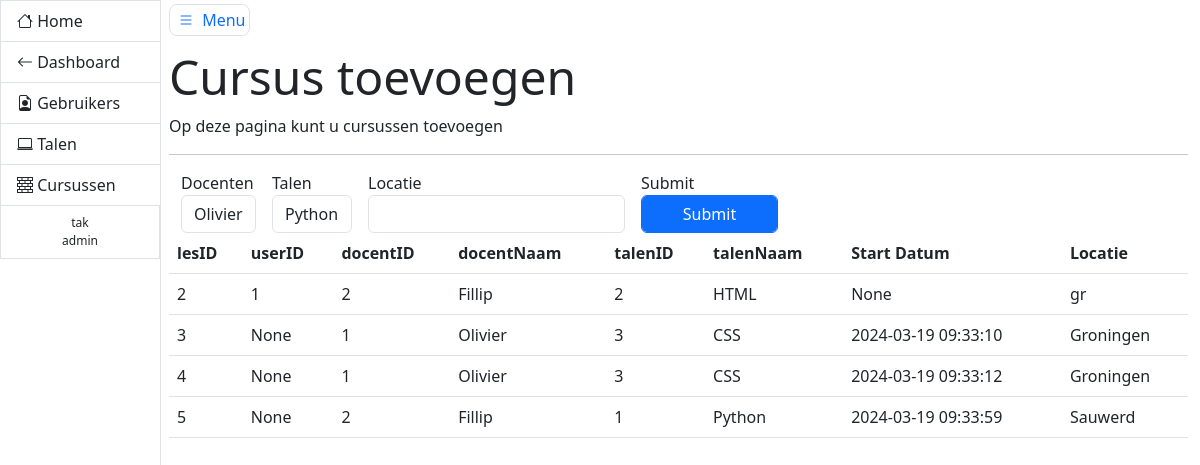
Page /admin/add/ (signed in) on the earlier database version.
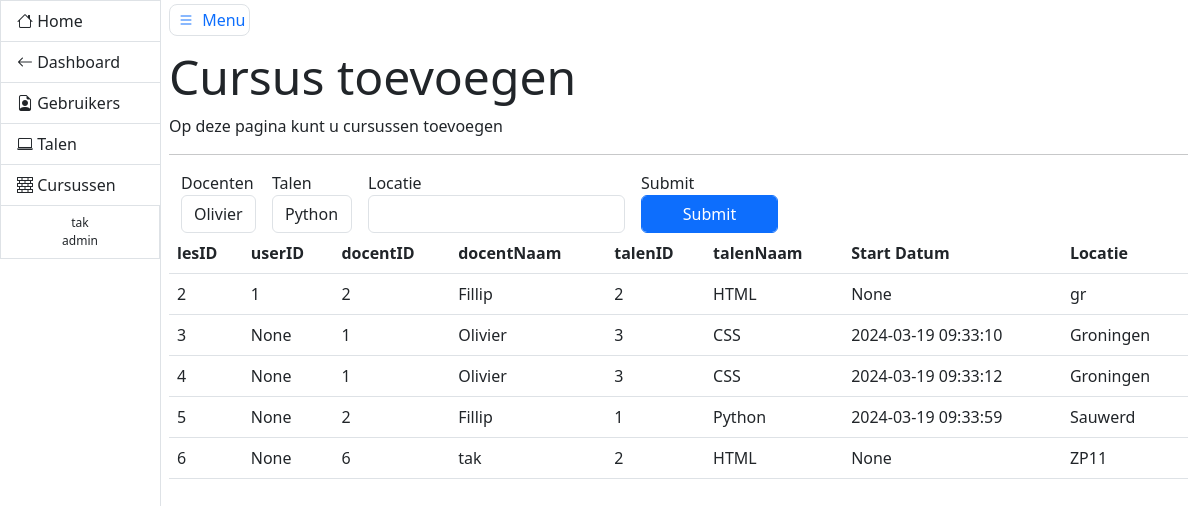
Same page on the later database version.
### models.py (models this page shows, shortened)
class User(db.Model, UserMixin):
    __tablename__ = 'users'
    id = db.Column(db.Integer, primary_key=True, autoincrement=True)
    email = db.Column(db.String(), nullable=False, unique=True)
    username = db.Column(db.String(), nullable=False, unique=True)
    role = db.Column(db.String(), nullable=False, default='user')
    password_hash = db.Column(db.String(128))

class Lessen(db.Model):
    lesID = db.Column(db.Integer, primary_key=True, autoincrement=True)
    userID = db.Column(db.Integer, db.ForeignKey('users.id'), nullable=True)
    docentID = db.Column(db.Integer, db.ForeignKey('users.id'))
    talenID = db.Column(db.Integer, db.ForeignKey('talen.id'), nullable=False)
    startDatum = db.Column(db.DateTime, nullable=True)
    locatie = db.Column(db.String(), nullable=False)

class Talen(db.Model):
    id = db.Column(db.Integer, primary_key=True, autoincrement=True)
    name = db.Column(db.String(), nullable=False, unique=True)
    lessen = relationship("Lessen", cascade="all, delete-orphan")

### admin/views.py (the view)
@admin_blueprint.route('/add/', methods=['GET', 'POST'])
@login_required
@admin_required
def add():
    form = CreateCursus()
    if request.method == 'POST' and form.validate_on_submit():
        cursus = Lessen(docentID=int(form.docenten.data), talenID=int(form.talen.data), locatie=form.locatie.data)
        db.session.add(cursus)
        db.session.commit()
        flash("Cursus toegevoegd!")
        return redirect(url_for('admin.add'))
    namen = db.session.query(User.id, User.username).filter(User.role == 'admin').all()
    talen = db.session.query(Talen.id, Talen.name).all()
    cursussen = Lessen.query.all()
    form.docenten.choices = [(f'{naam[0]}', naam[1]) for naam in namen]
    form.talen.choices = [(f'{talen[0]}', talen[1]) for talen in talen]
    talendict = {}
    docentendict = {}
    for talen in form.talen.choices:
        talendict[int(talen[0])] = talen[1]
    for docent in form.docenten.choices:
        docentendict[int(docent[0])] = docent[1]
    print(form.docenten.choices)
    return render_template('formtest.html', form=form, cursussen=cursussen, talendict=talendict,
                           docentendict=docentendict)

### admin/forms.py
class CreateCursus(FlaskForm):
    docenten = SelectField('Docenten', validators=[DataRequired()], choices=[], validate_choice=False)
    talen = SelectField('Talen', validators=[DataRequired()], choices=[], validate_choice=False)
    locatie = StringField('Locatie', validators=[DataRequired()])
    submit = SubmitField('Submit')

### __init__.py (called while the page is built)
@login_manager.user_loader
def get_user(user_id):
    try:
        return User.query.get(int(user_id))
    except:
        return None

### admin/templates/formtest.html (shortened to what this page needs)
{% extends 'adminbase.html' %}
{% block header %}
    <h5 class="display-5">Cursus toevoegen</h5>
{% endblock %}
{% block bheader %}
    <p>Op deze pagina kunt u cursussen toevoegen</p>
{% endblock %}
{% block content %}
    <div class="container">
        <div class="row">
            <form method="post">
                <div class="row g-3 align-items-center">
                    <div class="col-auto">
                        {{ form.docenten.label }}
                        {{ form.docenten(class_='form-control') }}
                    </div>
                    <div class="col-auto">
                        {{ form.talen.label }}
                        {{ form.talen(class_='form-control') }}
                    </div>
                    <div class="col-auto">
                        {{ form.locatie.label }}
                        {{ form.locatie(class_='form-control') }}
                    </div>
                    <div class="col-auto">
                        {{ form.submit.label }}
                        {{ form.submit(class_='btn btn-primary form-control') }}
                    </div>
                </div>
            </form>
        </div>
    </div>
    <table class="table">
        <thead>
        <tr>
            <th scope="col">lesID</th>
            <th scope="col">userID</th>
            <th scope="col">docentID</th>
            <th scope="col">docentNaam</th>
            <th scope="col">talenID</th>
            <th scope="col">talenNaam</th>
            <th scope="col">Start Datum</th>
            <th scope="col">Locatie</th>
        </tr>
        </thead>
        <tbody>
        {% for cursus in cursussen %}
            <tr>
                <td>{{ cursus.lesID }}</td>
                <td>{{ cursus.userID }}</td>
                <td>{{ cursus.docentID }}</td>
                <td>{{ docentendict[cursus.docentID] }}</td>
                <td>{{ cursus.talenID }}</td>
                <td>{{ talendict[cursus.talenID] }}</td>
                <td>{{ cursus.startDatum }}</td>
                <td>{{ cursus.locatie }}</td>
            </tr>
        {% endfor %}
        </tbody>
    </table>
{% endblock %}

### admin/templates/adminbase.html (shortened to what this page needs)
<!DOCTYPE html>
<html lang="en">
<head>
    <link href="{{ url_for('static', filename='css/main.css') }}" rel="stylesheet">
    <link href="https://cdn.jsdelivr.net/npm/bootstrap@5.3.0-alpha1/dist/css/bootstrap.min.css" rel="stylesheet">
</head>
<body>
<div class="container-fluid">
    <div class="row flex-nowrap">
        <div class="col-auto px-0">
            <div id="sidebar" class="collapse collapse-horizontal show border-end">
                <div id="sidebar-nav" class="list-group border-0 rounded-0 text-sm-start min-vh-100">
                    <a href="{{ url_for('index') }}" class="list-group-item border-end-0 d-inline-block text-truncate" data-bs-parent="#sidebar"><i class="bi bi-house"></i> <span>Home</span> </a>
                    <a href="{{ url_for('dashboard.dashboard') }}" class="list-group-item border-end-0 d-inline-block text-truncate" data-bs-parent="#sidebar"><i class="bi bi-arrow-left"></i> <span>Dashboard</span> </a>
                    <a href="{{ url_for('admin.gebruikers') }}" class="list-group-item border-end-0 d-inline-block text-truncate" data-bs-parent="#sidebar"><i class="bi bi-file-earmark-person"></i> <span>Gebruikers</span></a>
                    <a href="{{ url_for('admin.taal') }}" class="list-group-item border-end-0 d-inline-block text-truncate" data-bs-parent="#sidebar"><i class="bi bi-laptop"></i> <span>Talen</span></a>
                    <a href="{{ url_for('admin.add') }}" class="list-group-item border-end-0 d-inline-block text-truncate" data-bs-parent="#sidebar"><i class="bi bi-bricks"></i> <span>Cursussen</span></a>
                    {% if current_user.is_authenticated %}
                    <p class="copyright list-group-item d-inline-block text-truncate">{{ current_user.username }} <br> {{ current_user.role }}</p>
                    {% endif %}
                </div>
            </div>
        </div>
        <main class="col ps-md-2 pt-2">
            <a href="#" data-bs-target="#sidebar" data-bs-toggle="collapse" class="border rounded-3 p-1 text-decoration-none"><i class="bi bi-list bi-lg py-2 p-1"></i> Menu</a>
            <div class="page-header pt-3">
                {% block header %}
                {% endblock %}
            </div>
            {% block bheader %}
            {% endblock %}
            <hr>
            <div class="row">
                <div class="col-12">
                    {% block content %}
                    {% endblock %}
                </div>
            </div>
        </main>
    </div>
</div>
</body>
</html>

### static/css/main.css (style rules this page uses)
html { position: relative; min-height: 100%; }
#sidebar-nav { width: 160px; }
#sidebar { position: relative; }
.copyright { background-color: #f8f9fa; color: #6c757d; font-size: 12px; padding: 5px 10px; border-top: 1px solid #dee2e6; width: 100%; text-align: center; }

Differences in the rows shown:
added Lessen: lesID "6", userID "None", docentID "6", docentID.username "tak", talenID "2", talenID.name "HTML", startDatum "None", locatie "ZP11"
